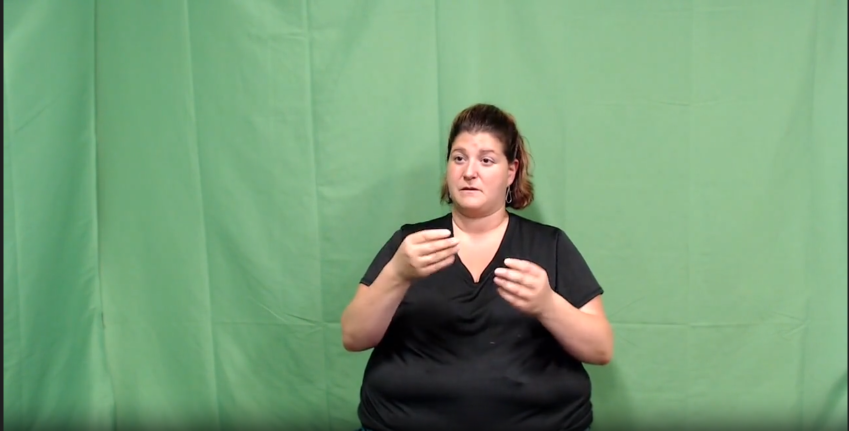
#> input picture configs/inference/pose_images/10.PNG, 1698 x 861 px, found by its file name (shown at 1/2 size)
$ python plotMaker.py
#> lines starting #> are read from the running program, lines starting #| are printed output that depends on the picture
import matplotlib.pyplot as plt
import matplotlib.patches as patches
from PIL import Image
import numpy as np

# Load images
reference_image_path = '/home/ssheikholeslami/Moore-AnimateAnyone/configs/inference/pose_images/10.PNG'
video_clip_image_path = '/home/ssheikholeslami/Moore-AnimateAnyone/configs/inference/pose_images/10.PNG'
pose_sequence_image_path = '/home/ssheikholeslami/Moore-AnimateAnyone/configs/inference/pose_images/SSSS.PNG'

reference_image = Image.open(reference_image_path)
#> reference_image is the input picture: PIL image 1698x861 RGBA; mean R, G, B, A 119.6, 157.9, 119.9, 255
video_clip_image = Image.open(video_clip_image_path)
pose_sequence_image = Image.open(pose_sequence_image_path)
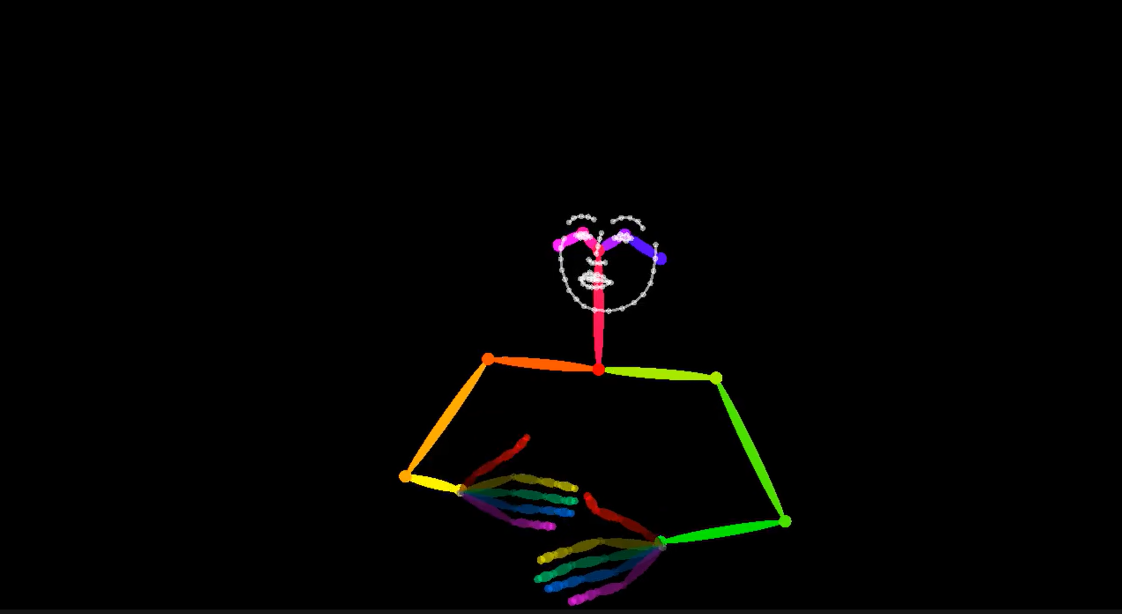
#> input picture configs/inference/pose_images/SSSS.PNG, 2243 x 1227 px, found by its file name (shown at 1/2 size)
#> pose_sequence_image is the input picture: PIL image 2243x1227 RGBA; mean R, G, B, A 3.6, 3.2, 1.9, 255

# Create figure and axis
fig, ax = plt.subplots(figsize=(16, 8))

# Display images
ax.imshow(np.ones((800, 1600, 3), dtype=np.uint8) * 255)  # White background

# Place the images
ax.imshow(reference_image, extent=(50, 250, 400, 700))
ax.imshow(pose_sequence_image, extent=(50, 250, 50, 350))
ax.imshow(video_clip_image, extent=(1350, 1550, 400, 700))

# Add annotations
ax.text(150, 720, 'Reference Image', ha='center', va='center')
ax.text(150, 20, 'Pose Sequence', ha='center', va='center')
ax.text(1450, 720, 'Video Clip', ha='center', va='center')

# Draw boxes
ax.add_patch(patches.Rectangle((50, 400), 200, 300, linewidth=1, edgecolor='r', facecolor='none'))
ax.add_patch(patches.Rectangle((50, 50), 200, 300, linewidth=1, edgecolor='g', facecolor='none'))
ax.add_patch(patches.Rectangle((1350, 400), 200, 300, linewidth=1, edgecolor='b', facecolor='none'))

# Draw arrows
ax.arrow(250, 550, 100, 0, head_width=20, head_length=20, fc='k', ec='k')
ax.arrow(250, 200, 100, 0, head_width=20, head_length=20, fc='k', ec='k')
ax.arrow(1250, 550, 100, 0, head_width=20, head_length=20, fc='k', ec='k')

# Add intermediate steps
ax.text(650, 550, 'ReferenceNet', ha='center', va='center')
ax.text(650, 200, 'Pose Guider', ha='center', va='center')
ax.text(1050, 550, 'Denoising UNet', ha='center', va='center')

# Disable axis
ax.axis('off')

# Save the plot as a file
output_path = '/home/ssheikholeslami/Moore-AnimateAnyone/configs/inference/pose_images/plot.png'
plt.savefig(output_path, bbox_inches='tight')
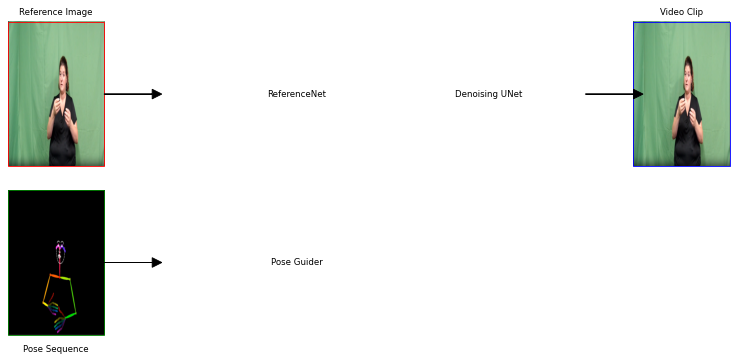
#> figure drawn by matplotlib, 1 panel

# Close the plot
plt.close(fig)
